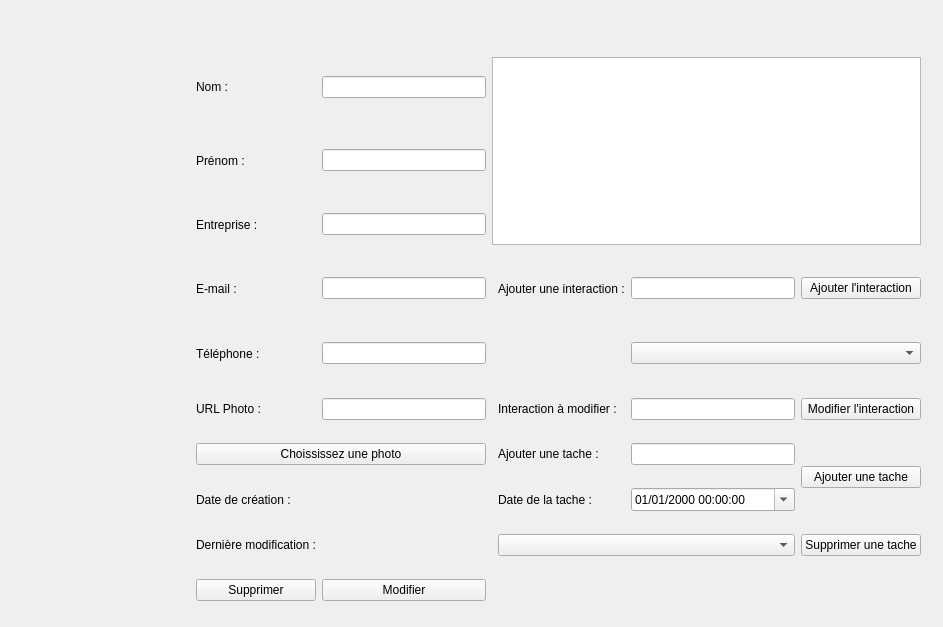
<?xml version="1.0" encoding="UTF-8"?>
<ui version="4.0">
 <class>FicheContact</class>
 <widget class="QWidget" name="FicheContact">
  <property name="geometry">
   <rect>
    <x>0</x>
    <y>0</y>
    <width>943</width>
    <height>627</height>
   </rect>
  </property>
  <property name="windowTitle">
   <string>Form</string>
  </property>
  <widget class="QWidget" name="gridLayoutWidget">
   <property name="geometry">
    <rect>
     <x>-10</x>
     <y>40</y>
     <width>931</width>
     <height>581</height>
    </rect>
   </property>
   <layout class="QGridLayout" name="gridLayout">
    <item row="5" column="5">
     <widget class="QLineEdit" name="le_modifInteraction"/>
    </item>
    <item row="0" column="1">
     <widget class="QLabel" name="label">
      <property name="text">
       <string>Nom :</string>
      </property>
     </widget>
    </item>
    <item row="0" column="2">
     <widget class="QLineEdit" name="nomEdit"/>
    </item>
    <item row="4" column="1">
     <widget class="QLabel" name="label_5">
      <property name="text">
       <string>Téléphone : </string>
      </property>
     </widget>
    </item>
    <item row="0" column="3" rowspan="3" colspan="4">
     <widget class="QTextEdit" name="zoneInteraction"/>
    </item>
    <item row="3" column="4">
     <widget class="QLabel" name="label_6">
      <property name="text">
       <string>Ajouter une interaction :</string>
      </property>
     </widget>
    </item>
    <item row="5" column="1">
     <widget class="QLabel" name="label_7">
      <property name="text">
       <string>URL Photo : </string>
      </property>
     </widget>
    </item>
    <item row="4" column="5" colspan="2">
     <widget class="QComboBox" name="cb_ChoixInteraction"/>
    </item>
    <item row="5" column="6">
     <widget class="QPushButton" name="bt_modifInteraction">
      <property name="text">
       <string>Modifier l'interaction</string>
      </property>
     </widget>
    </item>
    <item row="3" column="6">
     <widget class="QPushButton" name="bt_ajoutInteraction">
      <property name="text">
       <string>Ajouter l'interaction</string>
      </property>
     </widget>
    </item>
    <item row="4" column="2">
     <widget class="QLineEdit" name="telEdit"/>
    </item>
    <item row="1" column="1">
     <widget class="QLabel" name="label_2">
      <property name="text">
       <string>Prénom :</string>
      </property>
     </widget>
    </item>
    <item row="5" column="2">
     <widget class="QLineEdit" name="photoEdit"/>
    </item>
    <item row="0" column="0" rowspan="5">
     <widget class="QLabel" name="lb_Photo">
      <property name="enabled">
       <bool>true</bool>
      </property>
      <property name="minimumSize">
       <size>
        <width>200</width>
        <height>250</height>
       </size>
      </property>
      <property name="text">
       <string/>
      </property>
     </widget>
    </item>
    <item row="3" column="1">
     <widget class="QLabel" name="label_4">
      <property name="text">
       <string>E-mail : </string>
      </property>
     </widget>
    </item>
    <item row="3" column="2">
     <widget class="QLineEdit" name="mailEdit"/>
    </item>
    <item row="5" column="4">
     <widget class="QLabel" name="label_9">
      <property name="text">
       <string>Interaction à modifier : </string>
      </property>
     </widget>
    </item>
    <item row="3" column="5">
     <widget class="QLineEdit" name="le_Interaction"/>
    </item>
    <item row="9" column="2">
     <widget class="QPushButton" name="bt_modifier">
      <property name="text">
       <string>Modifier</string>
      </property>
     </widget>
    </item>
    <item row="9" column="1">
     <widget class="QPushButton" name="bt_supprimer">
      <property name="text">
       <string>Supprimer</string>
      </property>
     </widget>
    </item>
    <item row="2" column="1">
     <widget class="QLabel" name="label_3">
      <property name="text">
       <string>Entreprise : </string>
      </property>
     </widget>
    </item>
    <item row="1" column="2">
     <widget class="QLineEdit" name="prenomEdit"/>
    </item>
    <item row="2" column="2">
     <widget class="QLineEdit" name="entrepriseEdit"/>
    </item>
    <item row="6" column="4">
     <widget class="QLabel" name="label_8">
      <property name="text">
       <string>Ajouter une tache :</string>
      </property>
     </widget>
    </item>
    <item row="6" column="5">
     <widget class="QLineEdit" name="le_Tache"/>
    </item>
    <item row="7" column="4">
     <widget class="QLabel" name="label_10">
      <property name="text">
       <string>Date de la tache :</string>
      </property>
     </widget>
    </item>
    <item row="7" column="5">
     <widget class="QDateTimeEdit" name="dt_dateTache">
      <property name="displayFormat">
       <string>dd/MM/yyyy HH:mm:ss</string>
      </property>
      <property name="calendarPopup">
       <bool>true</bool>
      </property>
     </widget>
    </item>
    <item row="6" column="6" rowspan="2">
     <widget class="QPushButton" name="bt_ajoutTache">
      <property name="text">
       <string>Ajouter une tache</string>
      </property>
     </widget>
    </item>
    <item row="8" column="1">
     <widget class="QLabel" name="label_18">
      <property name="text">
       <string>Dernière modification :</string>
      </property>
     </widget>
    </item>
    <item row="8" column="2">
     <widget class="QLabel" name="lb_modif">
      <property name="text">
       <string/>
      </property>
     </widget>
    </item>
    <item row="7" column="1">
     <widget class="QLabel" name="label_16">
      <property name="text">
       <string>Date de création :</string>
      </property>
     </widget>
    </item>
    <item row="7" column="2">
     <widget class="QLabel" name="lb_creation">
      <property name="text">
       <string/>
      </property>
     </widget>
    </item>
    <item row="6" column="1" colspan="2">
     <widget class="QPushButton" name="bt_photo">
      <property name="text">
       <string>Choississez une photo</string>
      </property>
     </widget>
    </item>
    <item row="8" column="4" colspan="2">
     <widget class="QComboBox" name="cb_taches"/>
    </item>
    <item row="8" column="6">
     <widget class="QPushButton" name="bt_suppTache">
      <property name="text">
       <string>Supprimer une tache</string>
      </property>
     </widget>
    </item>
   </layout>
  </widget>
 </widget>
 <resources/>
 <connections/>
</ui>
